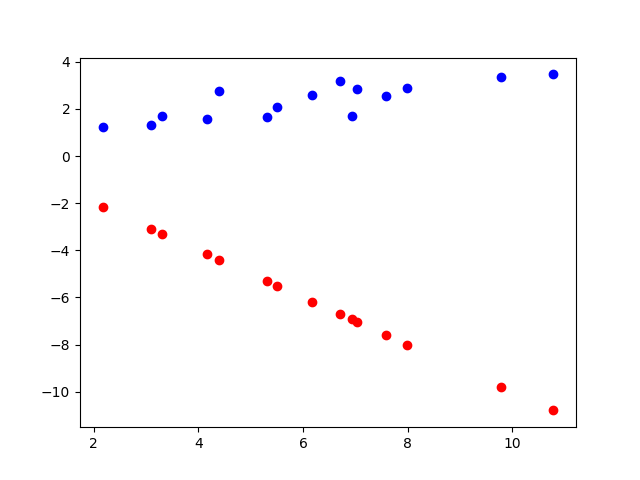

Source code (Python):
import torch   
import numpy as np
import matplotlib.pyplot as plt

w = torch.tensor([-1.],requires_grad= True)
b = torch.tensor([0.],requires_grad= True)
def linear_model(x):
    return x * w  + b
def get_loss(y_,y):
    return torch.mean((y_ - y_train) ** 2 )


x_train = np.array([[3.3], [4.4], [5.5], [6.71], [6.93], [4.168], 
[9.779], [6.182], [7.59], [2.167], [7.042], 
[10.791], [5.313], [7.997], [3.1]],dtype=np.float32)
y_train = np.array([[1.7], [2.76], [2.09], [3.19], [1.694], [1.573], 
[3.366], [2.596], [2.53], [1.221], [2.827], 
[3.465], [1.65], [2.904], [1.3]], dtype=np.float32)

x_train = torch.from_numpy(x_train)
y_train = torch.from_numpy(y_train)
y_ = linear_model(x_train)
lr = 1e-2
for e in range(100):
    y_ = linear_model (x_train)
    
    loss = get_loss(y_,y_train)
    loss.backward()
    
    w.data = w.data - lr * w.grad.data
    b.data = w.data - lr * b.grad.data
    print('epoch: {}, loss: {}'.format(e, loss))
    
    
    w.grad.zero_()
    b.grad.zero_()
plt.plot(x_train.data.numpy(),y_train.data.numpy(),'bo',label='real')
plt.plot(x_train.data.numpy(),y_.data.numpy(),'ro',label='estimated')
plt.savefig("1.4.png")
plt.show()



